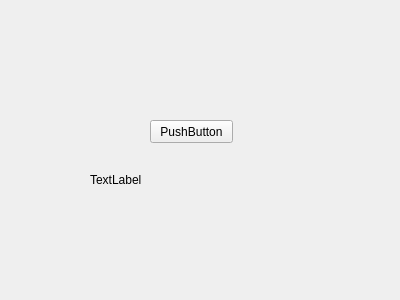
<?xml version="1.0" encoding="UTF-8"?>
<ui version="4.0">
 <class>MainWindow</class>
 <widget class="QMainWindow" name="MainWindow">
  <property name="geometry">
   <rect>
    <x>0</x>
    <y>0</y>
    <width>400</width>
    <height>300</height>
   </rect>
  </property>
  <property name="windowTitle">
   <string>MainWindow</string>
  </property>
  <widget class="QWidget" name="centralWidget">
   <widget class="QPushButton" name="pushButton">
    <property name="geometry">
     <rect>
      <x>150</x>
      <y>120</y>
      <width>83</width>
      <height>23</height>
     </rect>
    </property>
    <property name="text">
     <string>PushButton</string>
    </property>
   </widget>
   <widget class="QLabel" name="label">
    <property name="geometry">
     <rect>
      <x>90</x>
      <y>170</y>
      <width>201</width>
      <height>20</height>
     </rect>
    </property>
    <property name="sizePolicy">
     <sizepolicy hsizetype="Preferred" vsizetype="Expanding">
      <horstretch>0</horstretch>
      <verstretch>0</verstretch>
     </sizepolicy>
    </property>
    <property name="text">
     <string>TextLabel</string>
    </property>
   </widget>
  </widget>
 </widget>
 <layoutdefault spacing="6" margin="11"/>
 <resources/>
 <connections/>
</ui>
